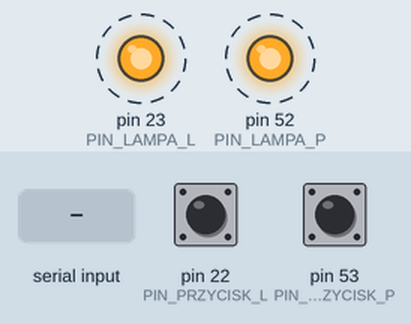
The sketch below on a simulated Arduino Mega 2560, built with avr-gcc and run on an emulated ATmega2560. On the bench: output pins drawn as LEDs (lit = HIGH). Dashed ring = blinking. Inputs (shaded band) come from the test bench; at power-on: pin 22 (PIN_PRZYCISK_L) HIGH, pin 53 (PIN_PRZYCISK_P) HIGH. What the sketch prints to the serial monitor is not drawn.

Above: at 0.87 s.
1.3 s: "0" received over the second serial link
At 1.3 s:
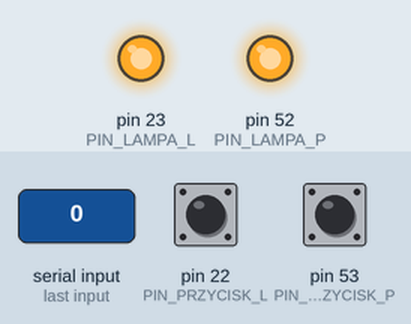
At 3.8 s:
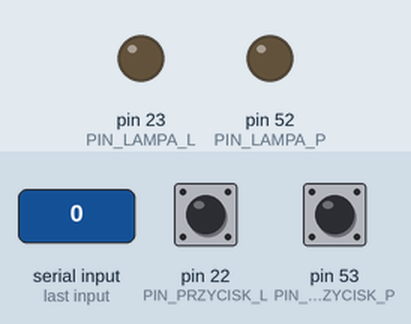
Timing chart, 0 to 11.8 s (numbered marks = the images above; inputs shaded):
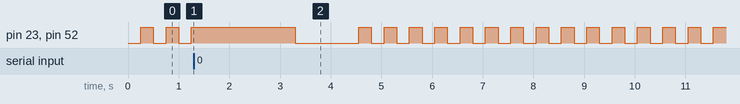

The sketch:

buttons_system.ino
```cpp
const int PIN_PRZYCISK_L = 22;
const int PIN_LAMPA_L = 23;
const int PIN_PRZYCISK_P = 53;
const int PIN_LAMPA_P = 52;


bool polaczonoZPC = false;
bool graAktywna = false;
bool blokadaGry = false;


unsigned long ostatniSygnalPC = 0;
const unsigned long TIMEOUT_POLACZENIA = 3000;
unsigned long poprzednieMiganie = 0;
bool stanMigania = LOW;

void setup() {
  Serial1.begin(9600);
  Serial.begin(9600);
  pinMode(PIN_PRZYCISK_L, INPUT_PULLUP);
  pinMode(PIN_PRZYCISK_P, INPUT_PULLUP);
  pinMode(PIN_LAMPA_L, OUTPUT);
  pinMode(PIN_LAMPA_P, OUTPUT);

  Serial.println("System gotowy. Czekam na sygnał z JS...");
}

void loop() {
  if (polaczonoZPC && (millis() - ostatniSygnalPC > TIMEOUT_POLACZENIA)) {
    polaczonoZPC = false;
    graAktywna = false;
    Serial.println("UTRACOŁO POŁĄCZENIE!");
  }

  if (!polaczonoZPC) {
    miganieOczekiwania();
    sprawdzCzyPCWrocil();
  } else {
    obslugaKomendPC();
    obslugaPrzyciskow();
  }
}

void miganieOczekiwania() {
  if (millis() - poprzednieMiganie >= 250) {
    poprzednieMiganie = millis();
    stanMigania = !stanMigania;
    digitalWrite(PIN_LAMPA_L, stanMigania);
    digitalWrite(PIN_LAMPA_P, stanMigania);
  }
}

void sprawdzCzyPCWrocil() {
  if (Serial1.available() > 0) {
    while(Serial1.available()) Serial1.read();
    polaczonoZPC = true;
    ostatniSygnalPC = millis();
    uruchomSekwencjePowitalna();
  }
}

void uruchomSekwencjePowitalna() {
  digitalWrite(PIN_LAMPA_L, HIGH);
  digitalWrite(PIN_LAMPA_P, HIGH);
  delay(2000);
  digitalWrite(PIN_LAMPA_L, LOW);
  digitalWrite(PIN_LAMPA_P, LOW);
  graAktywna = true;
}

void obslugaKomendPC() {
  if (Serial1.available() > 0) {
    ostatniSygnalPC = millis();
    char komenda = Serial1.read();

    if (komenda == '0') {
      blokadaGry = false;
      digitalWrite(PIN_LAMPA_L, LOW);
      digitalWrite(PIN_LAMPA_P, LOW);
    }
    else if (komenda == '1') { digitalWrite(PIN_LAMPA_L, HIGH); digitalWrite(PIN_LAMPA_P, LOW); blokadaGry = true; }
    else if (komenda == '2') { digitalWrite(PIN_LAMPA_L, LOW); digitalWrite(PIN_LAMPA_P, HIGH); blokadaGry = true; }
  }
}

void obslugaPrzyciskow() {
  if (!blokadaGry && graAktywna) {
    if (digitalRead(PIN_PRZYCISK_L) == LOW) {
      blokadaGry = true;
      digitalWrite(PIN_LAMPA_L, HIGH);
      Serial1.println("L");
    }
    else if (digitalRead(PIN_PRZYCISK_P) == LOW) {
      blokadaGry = true;
      digitalWrite(PIN_LAMPA_P, HIGH);
      Serial1.println("P");
    }
  }
}
```

Measured:
- by itself, pin 23 (PIN_LAMPA_L), pin 52 (PIN_LAMPA_P): repeats every 0.50 s: HIGH 0.25 s, LOW 0.25 s
